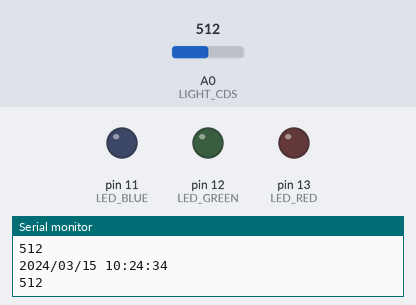
Bench run of a sketch on a simulated Arduino Uno, built with avr-gcc and run on an emulated ATmega328P. Parts: output pins drawn as LEDs (lit = HIGH), the last lines printed to the serial monitor. The test bench sets the inputs (shaded band); at power-on: A0 (LIGHT_CDS) = 512. The local clock reads 2024-03-15 10:24:30 at power-on unless the sketch sets it.

Above: at 4.8 s.
4.9 s: A0 (LIGHT_CDS) set to 493
At 6.9 s:
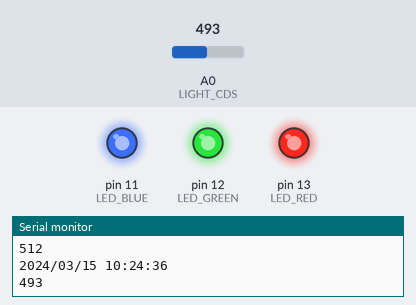
7.8 s: A0 (LIGHT_CDS) set to 510
At 12.6 s:
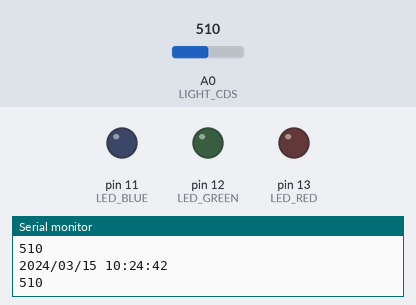
13.5 s: A0 (LIGHT_CDS) set to 490
At 18.4 s:
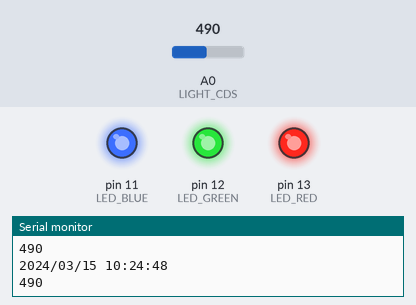
Timing chart, 0 to 19.9 s (numbered marks = the images above; inputs shaded):
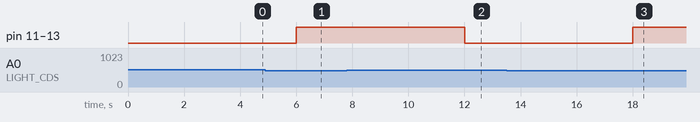

Measured:
- the behaviour switches between 501 and 500 on A0 (LIGHT_CDS) (found by bisection; images 0 and 1)
- after the input at 4.9 s, pin 11 (LED_BLUE), pin 12 (LED_GREEN), pin 13 (LED_RED): LOW → HIGH after 1.1 s
- after the input at 7.8 s, pin 11 (LED_BLUE), pin 12 (LED_GREEN), pin 13 (LED_RED): HIGH → LOW after 4.2 s
- after the input at 13.5 s, pin 11 (LED_BLUE), pin 12 (LED_GREEN), pin 13 (LED_RED): LOW → HIGH after 4.5 s

The sketch:

light_LED_control.ino
```cpp
#include <RtcDS1302.h>

#define DS1302_CLK 5
#define DS1302_DAT 4
#define DS1302_RST 2

#define LED_RED 13
#define LED_GREEN 12
#define LED_BLUE 11

#define LIGHT_CDS A0

unsigned long currTime = 0;
unsigned long prevTime = 0;
unsigned long ledTime = 0;

// RTC 라이브러리 생성(객체 생성)
ThreeWire myWire(DS1302_DAT, DS1302_CLK, DS1302_RST);
RtcDS1302<ThreeWire> Rtc(myWire);


void setup() {
  Serial.begin(9600);

  pinMode(LED_RED, OUTPUT);
  pinMode(LED_GREEN, OUTPUT);
  pinMode(LED_BLUE, OUTPUT);


  Rtc.Begin();

  RtcDateTime compiled = RtcDateTime(__DATE__, __TIME__);

  // RTC 모듈 초기 세팅
  if (!Rtc.IsDateTimeValid()) Rtc.SetDateTime(compiled);
  if (Rtc.GetIsWriteProtected()) Rtc.SetIsWriteProtected(false);
  if (!Rtc.GetIsRunning()) Rtc.SetIsRunning(true);

  // RTC 모듈 시간 세팅
  RtcDateTime now = Rtc.GetDateTime();
  if (now < compiled) Rtc.SetDateTime(compiled);
}


void loop() {
  currTime = millis();
  if (currTime - prevTime >= 2000)
  {
    prevTime = currTime;
    RtcDateTime now = Rtc.GetDateTime();  // RTC 모듈의 현재 시간 얻기

    // 시간 표시
    char temp[26];
    sprintf(temp, "%04u/%02u/%02u %02u:%02u:%02u", now.Year(), now.Month(), now.Day(), now.Hour(), now.Minute(), now.Second());
    Serial.println(temp);

    // 조도 표시
    int lightValue = analogRead(LIGHT_CDS);
    Serial.println(lightValue);

    // 조도에 따라 10초마다 led 제어
    if (currTime - ledTime >= 5000)
    {
      ledTime = currTime;
      if (lightValue <= 500)
      {
        digitalWrite(LED_RED, HIGH);
        digitalWrite(LED_GREEN, HIGH);
        digitalWrite(LED_BLUE, HIGH);
      }
      else
      {
        digitalWrite(LED_RED, LOW);
        digitalWrite(LED_GREEN, LOW);
        digitalWrite(LED_BLUE, LOW);
      }
    }
  }
}
```
